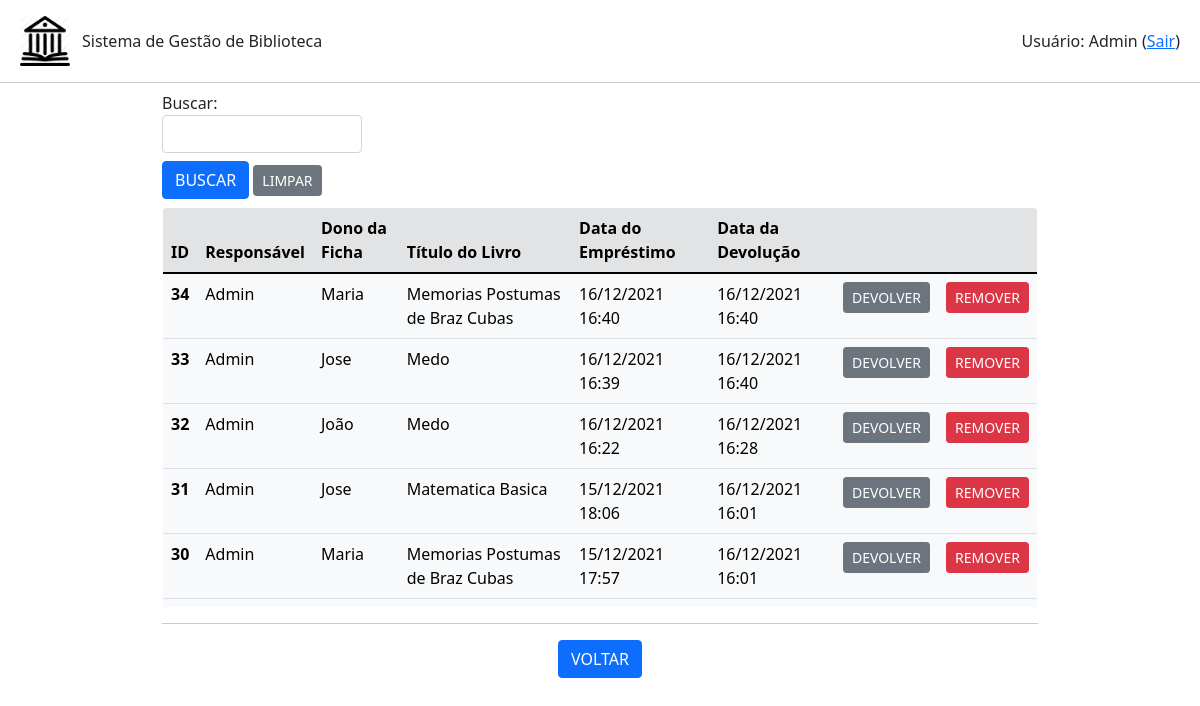
The app's page /emprestimo/listar (signed in) with its own data.
### emprestimo.py (models this page shows, shortened)
class Emprestimo(db.Model):
    id = db.Column(db.Integer, primary_key=True)
    id_usuario = db.Column(db.Integer,db.ForeignKey('usuario.id'))
    id_livro = db.Column(db.Integer,db.ForeignKey('livro.id'))
    id_ficha = db.Column(db.Integer,db.ForeignKey('ficha.id'))
    data_emprestimo = db.Column(db.DateTime, unique=False, nullable=False)
    data_devolucao = db.Column(db.DateTime, unique=False, nullable=True)

### usuario.py (models this page shows, shortened)
class Usuario(db.Model):
    id = db.Column(db.Integer, primary_key=True)
    nome = db.Column(db.String(200), unique=False, nullable=False)
    username = db.Column(db.String(80), unique=True, nullable=False)
    email = db.Column(db.String(120), unique=True, nullable=False)
    telefone = db.Column(db.String(20),unique=False, nullable=False)
    senha = db.Column(db.String(80), unique=False, nullable=False)
    admin = db.Column(db.Boolean(), default=False)
    emprestimo = db.relationship('Emprestimo', backref='usuario', lazy=True)

### ficha.py (models this page shows, shortened)
class Ficha(db.Model):
    id = db.Column(db.Integer, primary_key=True)
    nome = db.Column(db.String(200), unique=False, nullable=False)
    cpf = db.Column(db.String(20), unique=True, nullable=False)
    email = db.Column(db.String(120), unique=True, nullable=False)
    ativo = db.Column(db.Boolean(), default=False)
    qtdLivros = db.Column(db.Integer, unique=False, nullable=False)
    totalLivros = db.Column(db.Integer, unique=False, nullable=False)
    emprestimo = db.relationship('Emprestimo', backref='ficha', lazy=True)

### livro.py (models this page shows, shortened)
class Livro(db.Model):
    id = db.Column(db.Integer, primary_key=True)
    titulo = db.Column(db.String(200), unique=False, nullable=False)
    autor = db.Column(db.String(80), unique=False, nullable=False)
    genero = db.Column(db.String(120), unique=False, nullable=False)
    disponivel = db.Column(db.Boolean, default=True)
    emprestimo = db.relationship('Emprestimo', backref='livro', lazy=True)

### app.py (the view, shortened to what this page needs)
@app.route('/emprestimo/listar', methods=['POST','GET'])
def listar_emprestimos():
    if session.get('autenticado',False)==False:
        flash(u'Login necessário!', category='warning')
        return(redirect(url_for('login')))
    form = BuscaForm()
    emprestimos = Emprestimo.query.order_by(Emprestimo.data_emprestimo.desc()).all()
    return(render_template('emprestimos.html', emprestimos=emprestimos, form=form, action=url_for('listar_emprestimos')))

### formBusca.py
class BuscaForm(FlaskForm):
    campo = StringField('Buscar: ', validators=[DataRequired()])
    enviar = SubmitField('BUSCAR')

### templates/emprestimos.html (shortened to what this page needs)
{% extends "base.html" %}
{% block conteudo %}
<div class="container-fluid mx-auto" style="width: 75%;">
    {% from 'bootstrap/form.html' import render_field %}
    <form method="post">
        <div class="mt-2" style="width: 200px;">
            {{ render_field(form.campo) }}
        </div>
        <div class="mt-2 mb-2">
            {{ render_field(form.enviar, button_style="primary", button_size="sm") }}
            <a class="btn btn-secondary btn-sm" href="{{url_for('listar_emprestimos')}}" role="button">LIMPAR</a>
        </div>
    </form>
    <div style="max-height: 400px; overflow-y: auto;">
        <table class=" table table-light border rounded-3" style="overflow: hidden;">
            <thead>
            <tr class="table-secondary">
                <th scope="col">ID</th>
                <th scope="col">Responsável</th>
                <th scope="col">Dono da Ficha</th>
                <th scope="col">Título do Livro</th>
                <th scope="col">Data do Empréstimo</th>
                <th scope="col">Data da Devolução</th>
                <th scope="col"></th>
                <th scope="col"></th>
            </tr>
            </thead>
            <tbod>
                {% for emprestimo in emprestimos %}
                    <tr>
                        <th scope="row">{{emprestimo.id}}</th>
                        {% if emprestimo.usuario.nome is not none %}
                            <td>{{emprestimo.usuario.nome}}</td>
                        {% else %}
                            <td>Sem dados</td>
                        {% endif %}
                        {% if emprestimo.ficha is not none %}
                            <td>{{emprestimo.ficha.nome}}</td>
                        {% else %}
                            <td>Sem dados</td>
                        {% endif %}
                        {% if emprestimo.livro.titulo is not none %}
                            <td>{{emprestimo.livro.titulo}}</td>
                        {% else %}
                            <td>Sem dados</td>
                        {% endif %}
                        <td>{{emprestimo.data_emprestimo.strftime('%d/%m/%Y %H:%M')}}</td>
                        {% if emprestimo.data_devolucao is not none %}
                            <td>{{emprestimo.data_devolucao.strftime('%d/%m/%Y %H:%M')}}</td>
                            <td class="text-center">
                                <a class="btn btn-secondary btn-sm" href="{{url_for('devolver_emprestimo',id_emprestimo=emprestimo.id)}}" role="button">DEVOLVER</a>
                            </td>
                        {% else %}
                            <td>NÃO DEVOLVIDO</td>
                            <td class="text-center">
                                <a class="btn btn-success btn-sm" href="{{url_for('devolver_emprestimo',id_emprestimo=emprestimo.id)}}" role="button">DEVOLVER</a>
                            </td>
                        {% endif %}
                        <td class="text-center"><a class="btn btn-danger btn-sm" href="{{url_for('remover_emprestimo',id_emprestimo=emprestimo.id)}}" role="button">REMOVER</a></td>
                    </tr>
                {% endfor %}
        </table>
    </div>
    <hr>
    <div class="row text-center">
        <div class="col mr-1">
            <a class="btn btn-primary" href="{{url_for('root')}}" role="button">VOLTAR</a>
        </div>
    </div>
</div>
{% endblock %}

### templates/base.html (shortened to what this page needs)
<!DOCTYPE html>
<html>
    <head>
      <link href="https://cdn.jsdelivr.net/npm/bootstrap@5.1.3/dist/css/bootstrap.min.css" rel="stylesheet">
    </head>
  <body>
    <div class="row mx-0 mb-3 mt-3">
      <div class="col-md-auto ms-2 my-auto" style="width: 62px;">
          <img src="{{url_for('static', filename='Biblioteca_icon.png')}}" style="width: 50px; height: 50px;">
      </div>
      <div class="col my-auto" style="height: 100%;">
        Sistema de Gestão de Biblioteca
      </div>
      <div class="col text-end me-2 my-auto" style="height: 100%;">
        {% if session.get('autenticado',False)==False %}
          <a class="btn btn-primary" href="{{url_for('login')}}" role="button">Entrar</a>
        {% else %}
          Usuário: {{session.get('nome')}}
          (<a href="{{url_for('logout')}}">Sair</a>)
        {% endif %}
      </div>
    </div>
    <hr class="my-0">
    {% block conteudo %}
    {% endblock %}
  </body>
</html>

### records on screen
Emprestimo: id "34", usuario.nome "Admin", ficha.nome "Maria", livro.titulo "Memorias Postumas de Braz Cubas", data_emprestimo "16/12/2021 16:40", data_devolucao "16/12/2021 16:40"
Emprestimo: id "33", usuario.nome "Admin", ficha.nome "Jose", livro.titulo "Medo", data_emprestimo "16/12/2021 16:39", data_devolucao "16/12/2021 16:40"
Emprestimo: id "32", usuario.nome "Admin", ficha.nome "João", livro.titulo "Medo", data_emprestimo "16/12/2021 16:22", data_devolucao "16/12/2021 16:28"
Emprestimo: id "31", usuario.nome "Admin", ficha.nome "Jose", livro.titulo "Matematica Basica", data_emprestimo "15/12/2021 18:06", data_devolucao "16/12/2021 16:01"
Emprestimo: id "30", usuario.nome "Admin", ficha.nome "Maria", livro.titulo "Memorias Postumas de Braz Cubas", data_emprestimo "15/12/2021 17:57", data_devolucao "16/12/2021 16:01"

### other values on screen
{{ session.get('nome') }} "Admin"
